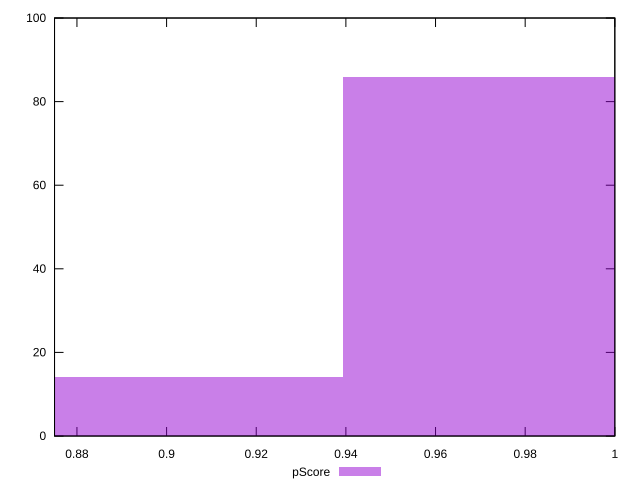

Recreate this plot in gnuplot.
reset

$pScore <<EOF
0.8898287200821788 14
0.9886985778690877 86
EOF

set key outside below
set boxwidth 0.09886985778690877
set xrange [0.875:1]
set yrange [0:100]
set trange [0:100]
set style fill transparent solid 0.5 noborder
set terminal svg size 640, 490 enhanced background rgb 'white'
set output "reports/report_00033_2021-03-01T14-23-16.841Z/unminified-javascript/samples/astro-inner-cached/pScore/histogram.svg"

plot $pScore title "pScore" with boxes

reset
